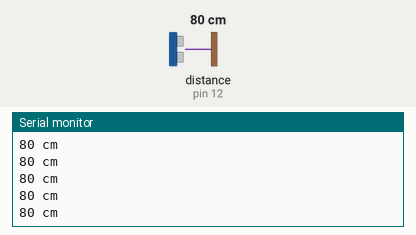
Bench run of a sketch on a simulated Arduino Uno, built with avr-gcc and run on an emulated ATmega328P. On the bench: the last lines printed to the serial monitor. Wiring (inferred from the names in the program): ultrasonic range finder: trigger pin 12; echo pin 12. Inputs (shaded band) come from the test bench; at power-on: distance to the obstacle (sensor on pin 12) 80 cm. The echo pulse lasts 58.3 µs per cm.

Above: at 1.2 s.
1.3 s: distance to the obstacle (sensor on pin 12) set to 299 cm
At 2.3 s:
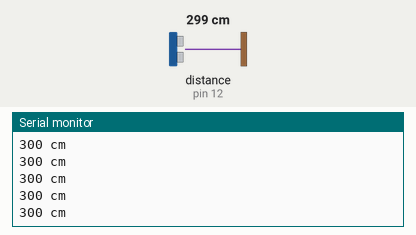
4.3 s: distance to the obstacle (sensor on pin 12) set to 2 cm
At 5.2 s:
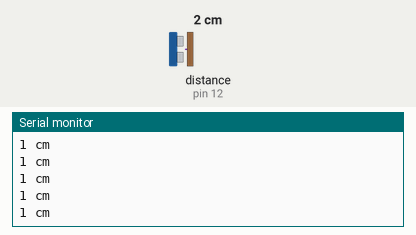
7.3 s: distance to the obstacle (sensor on pin 12) set to 250 cm
At 8.4 s:
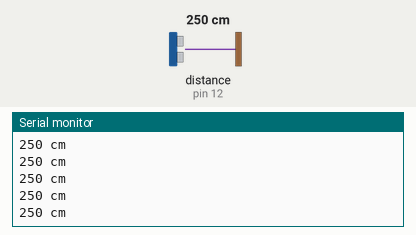
Timing chart, 0 to 10.3 s (numbered marks = the images above; inputs shaded):
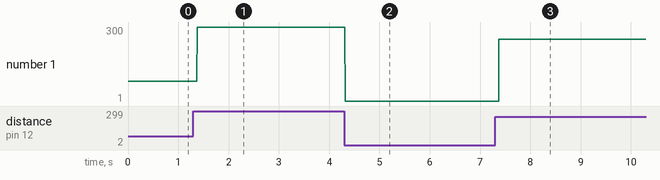

The sketch:

SamplePingSensor.ino
```cpp
/**
 * This sketch demonstrates how to use an HC-SR04 Ultrasonic distance sensor.
 *
 * We will be trying to measure the distance (in cm) of an object in fornt of
 *   the sensor. This sensor creates a 'ping' (a short ultrasonic beep) which
 *   travels forward and bounces off any object which is in range. If the ping
 *   reaches back to the sensor we can detect it and calculate how far away the
 *   object is.
 *
 * @author Dave Kimber <https://github.com/Kimbsy>
 */

// This is the pin we will be attaching the sensor to.
int pingPin = 12;

/**
 * Setup function.
 */
void setup() {
    // Set up a connection to the USB serial port.
    Serial.begin(9600);
}

/**
 * Main loop function.
 */
void loop()
{
    /**
     * First we need to send out a ping.
     */

    // Set our sensor pin as an OUTPUT.
    pinMode(pingPin, OUTPUT);
    // Make sure it is not sending a signal.
    digitalWrite(pingPin, LOW);
    delayMicroseconds(2);
    // Send out a HIGH signal for 2 microseconds.
    digitalWrite(pingPin, HIGH);
    delayMicroseconds(2);
    // Shut off the signal
    digitalWrite(pingPin, LOW);

    /**
     * Then we need to listen for the rebound.
     *
     * We use the same pin (that's where the sensor is after all) but in a
     *   different mode.
     */

    // Set our sensor pin as an INPUT
    pinMode(pingPin, INPUT);
    // Measure the time in microseconds until we detect a rebounded HIGH signal.
    long pingDuration = pulseIn(pingPin, HIGH);

    // Calculate the distance based on the pingDuration.
    long distance = microsecondsToCentimeters(pingDuration);

    // Output the distance to the opbject.
    Serial.print(distance);
    Serial.println(" cm");
}

/**
 * This function calculates the distance (in cm) sound travels in a given amount
 *   of time throuhg air at room temperature.
 *
 * Taking the speed of sound in air to be 340 m/s, we can see that it will
 *   travel 1 cm in 29 microseconds (1 / 340 = 0.00294117647).
 *
 * The sound wave needs to travel to the object and back so we halve the time.
 */
long microsecondsToCentimeters(long pingDuration)
{
    long roundTrip = pingDuration / 29;
    long distance  = roundTrip / 2;

    return distance;
}
```

Measured:
- after the input at 1.3 s, the serial monitor: prints a new line after 0.07 s (image 1)
- after the input at 4.3 s, the serial monitor: prints a new line at once (image 2)
- after the input at 7.3 s, the serial monitor: prints a new line after 0.07 s (image 3)
- plotted number 1: 80 → 300 after the input at 1.3 s, 300 → 1 after the input at 4.3 s, 1 → 250 after the input at 7.3 s
